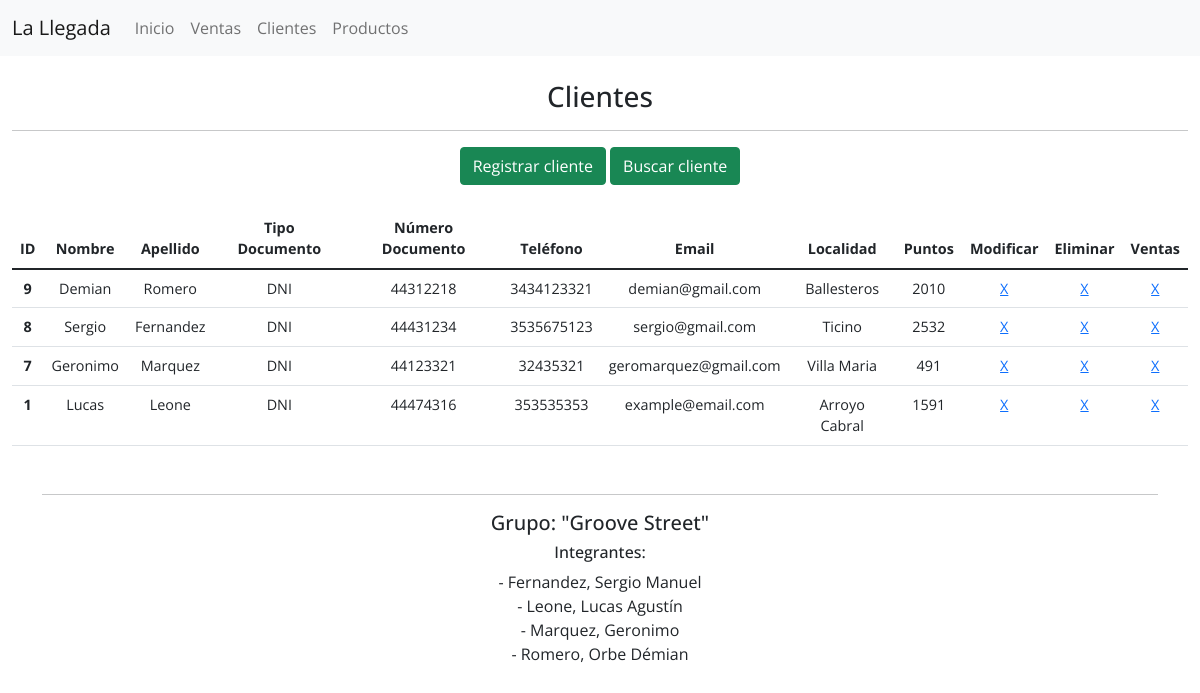
/clientes/, run on an earlier commit of the app's database.
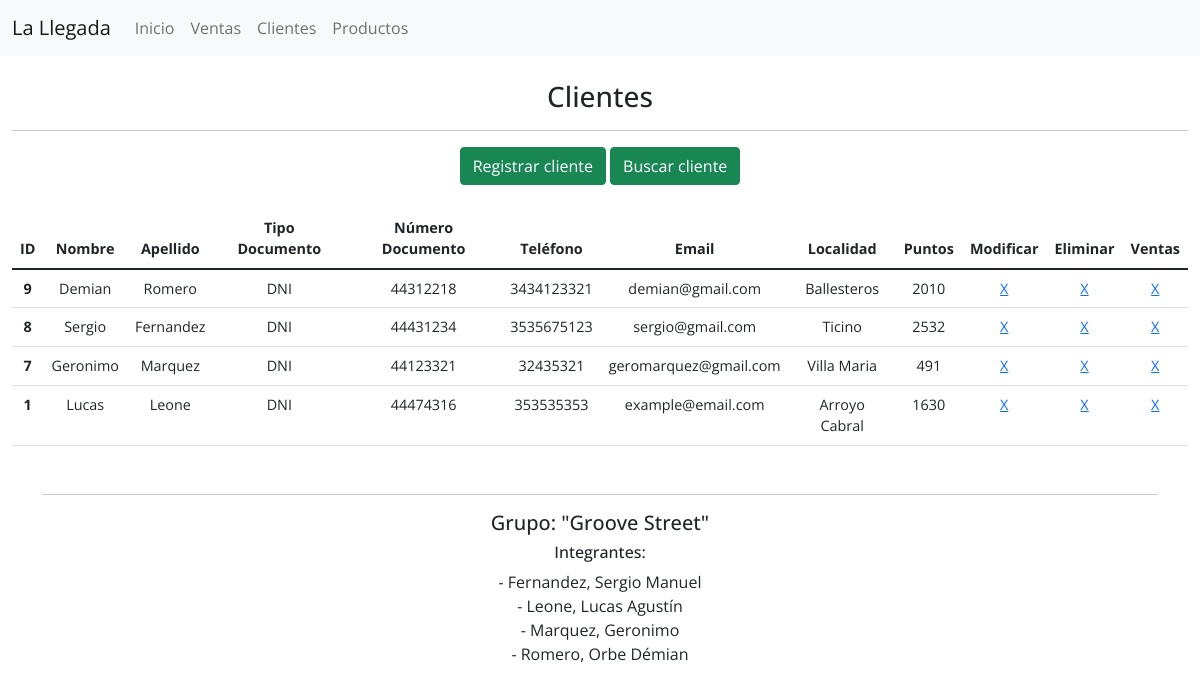
And on a later commit of the database.
### clientes/models.py (models this page shows, shortened)
class Cliente(LlegadaModel):
    nombre = models.CharField(max_length=100)
    apellido = models.CharField(max_length=100)
    tipo_documento = models.CharField(choices=DOCUMENTO_CHOICES, max_length=10)
    numero_documento = models.CharField(max_length=20)
    telefono = models.CharField('Teléfono', max_length=25)
    email = models.EmailField()
    localidad = models.CharField(max_length=100)
    puntos = models.IntegerField(default=0)

### clientes/views.py (the view)
class ListClientesView(ListView):
    template_name = 'clientes/list_clientes.html'
    context_object_name = 'clientes'
    model = Cliente

### templates/clientes/list_clientes.html (shortened to what this page needs)
{% extends 'base.html' %}
{% block body %}
    <div id="clientes" class="container-fluid">
        <div class="title text-center mt-4">
            <h3>Clientes</h3>
            <hr>
            <div class="btn btn-success">
                <a href="{% url 'clientes:create' %}" class="mt-4">Registrar cliente</a>
            </div>
            <div class="btn btn-success">
                <a href="{% url 'clientes:buscar' %}" class="mt-4">Buscar cliente</a>
            </div>
        </div>
        <table class="table mt-4">
            <thead>
                <tr class="text-center">
                    <th scope="col">ID</th>
                    <th scope="col">Nombre</th>
                    <th scope="col">Apellido</th>
                    <th scope="col">Tipo Documento</th>
                    <th scope="col">Número Documento</th>
                    <th scope="col">Teléfono</th>
                    <th scope="col">Email</th>
                    <th scope="col">Localidad</th>
                    <th scope="col">Puntos</th>
                    <th scope="col">Modificar</th>
                    <th scope="col">Eliminar</th>
                    <th scope="col">Ventas</th>
                </tr>
            </thead>
            <tbody>
                {% for cliente in clientes %}
                    <tr class="text-center">
                        <th scope="row">{{ cliente.pk }}</th>
                        <td>{{ cliente.nombre }}</td>
                        <td>{{ cliente.apellido }}</td>
                        <td>{{ cliente.tipo_documento }}</td>
                        <td>{{ cliente.numero_documento }}</td>
                        <td>{{ cliente.telefono }}</td>
                        <td>{{ cliente.email }}</td>
                        <td>{{ cliente.localidad }}</td>
                        <td>{{ cliente.puntos }}</td>
                        <td><a href="{% url 'clientes:update' cliente.pk %}">X</a></td>
                        <td><a href="{% url 'clientes:delete' cliente.pk %}">X</a></td>
                        <td><a href="{% url 'clientes:list-por-cliente' cliente.pk %}">X</a></td>
                    </tr>
                {% endfor %}
            </tbody>
        </table>
    </div>
{% endblock body %}

What changed in the data, as far as the page shows it:
changed Cliente "Lucas": puntos "1591" → "1630"
